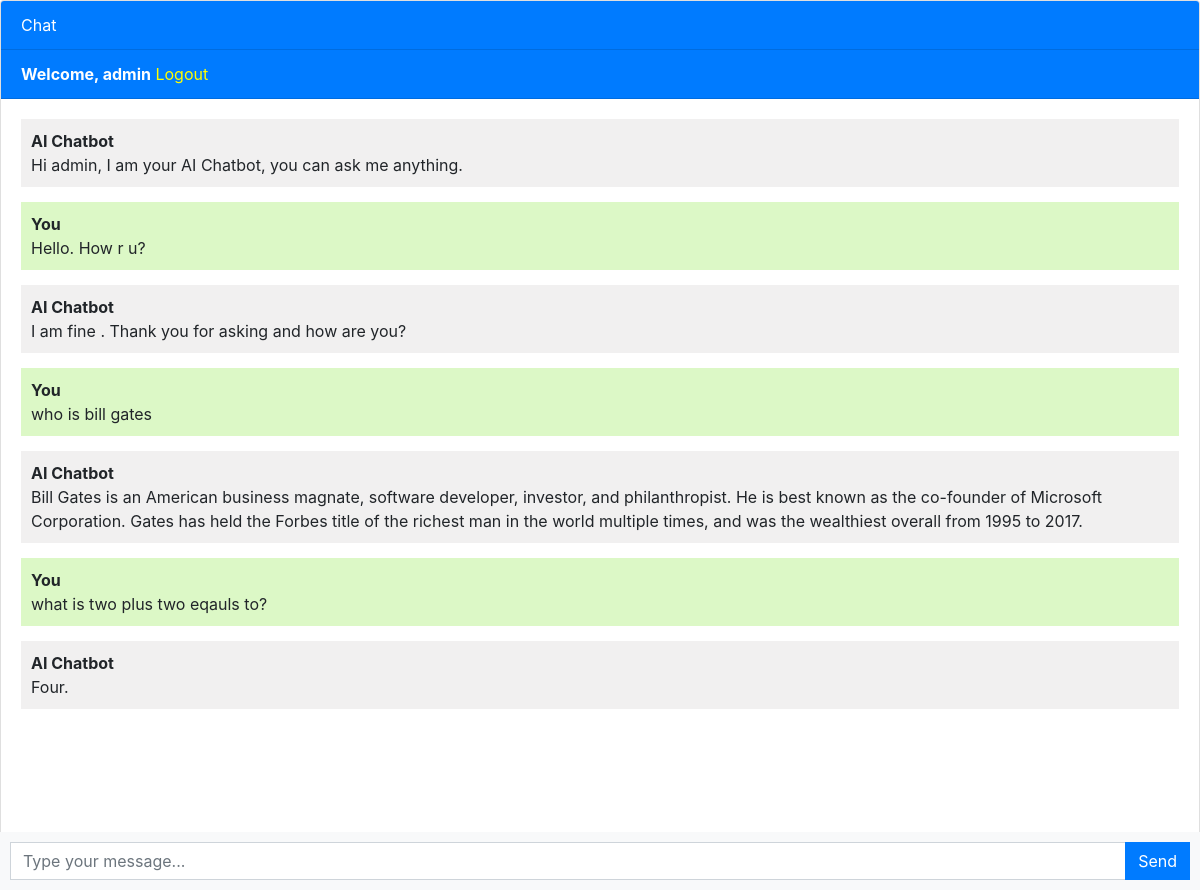
Screenshot of / (signed in) with the database file from the repository.
### chatbot/models.py (models this page shows, shortened)
class Chat(models.Model):
    user = models.ForeignKey(User, on_delete=models.CASCADE)
    message = models.TextField()
    response = models.TextField()
    created_at = models.DateTimeField(auto_now_add=True)

### chatbot/views.py (the view)
# urls.py: path('',include('chatbot.urls')),
def chatbot(request):
    chats = Chat.objects.filter(user = request.user)
    if request.method == 'POST':
        message = request.POST.get('message')
        response = ask_openai(message)
        chat = Chat(user = request.user, message = message, response=response, created_at=timezone.now())
        chat.save()
        return JsonResponse({'message': message, 'response': response})
    return render(request,'chatbot.html',{'chats':chats})

### templates/chatbot.html (shortened to what this page needs)
{% extends 'base.html' %}
{% block content %}
<div class="chat-container">
  <div class="card flex-grow-1">
    <div class="card-header bg-primary text-white">Chat</div>
    {% if user.is_authenticated %}
    <div class="card-header bg-primary text-white">
      <b>Welcome, {{user.username}}</b>
      <a style="color: yellow;" href="{% url 'logout' %}">Logout</a>
    </div>
    {% else %}
    <div class="card-header bg-primary text-white">
      <a style="color: yellow" href="{% url 'login' %}">Login</a>
      <a style="color: yellow;" href="{% url 'register' %}">Register</a>
    </div>
    {% endif %}
    <div class="card-body messages-box">
      <ul class="list-unstyled messages-list">
        <li class="message received">
          <div class="message-text">
            <div class="message-sender">
              <b>AI Chatbot</b>
            </div>
            <div class="message-content">
              Hi {{user.username}}, I am your AI Chatbot, you can ask me anything.
            </div>
          </div>
        </li>
        {% for chat in chats %}
          {% if chat.user == request.user %}
            <li class="message sent">
          <div class="message-text">
            <div class="message-sender">
              <b>You</b>
            </div>
            <div class="message-content">
              {{chat.message}}
            </div>
          </div>
        </li>
        <li class="message received">
          <div class="message-text">
            <div class="message-sender">
              <b>AI Chatbot</b>
            </div>
            <div class="message-content">
              {{chat.response}}
            </div>
          </div>
        </li>
          {% endif %}
        {% endfor %}
      </ul>
    </div>
    <br><br>
    <br><br>
    <br><br>
  </div>
  <form class="message-form">
    <div class="input-group">
      <input type="text" class="form-control message-input" placeholder="Type your message...">
      <div class="input-group-append">
        <button type="submit" class="btn btn-primary btn-send">Send</button>
      </div>
    </div>
  </form>
</div>
{% endblock %}

### templates/base.html (shortened to what this page needs)
<!DOCTYPE html>
<html lang="en">
  <head>
    <link rel="stylesheet" href="https://stackpath.bootstrapcdn.com/bootstrap/4.3.1/css/bootstrap.min.css">
  </head>
  <body>
    {% block content %}{% endblock %}
  </body>
</html>

### templates/chatbot.html (style rules this page uses)
body, html { height: 100%; }
.messages-box { flex: 1; overflow-y: auto; }
.messages-list { padding-left: 0; }
.message { margin-bottom: 15px; list-style: none; }
.message-text { padding: 10px; border-radius: 5px; }
.sent { background-color: #dcf8c6; align-self: flex-end; }
.received { background-color: #f1f0f0; align-self: flex-start; }
.message-form { display: flex; position: fixed; bottom: 0; left: 0; right: 0; padding: 10px; background-color: #f8f9fa; }
.message-input { flex: 1; border-radius: 0; border-right: none; }
.btn-send { border-radius: 0; }
.chat-container { height: 100%; display: flex; flex-direction: column; }

### rows the page displays
Chat: message "Hello. How r u?", response "I am fine . Thank you for asking and how are you?"
Chat: message "who is bill gates", response "Bill Gates is an American business magnate, software developer, investor, and philanthropist. He is best known as the co-founder of Microsoft Corporation. Gates has held the Forbes title of the richest man in the world multiple times, and was the wealthiest overall from 1995 to 2017."
Chat: message "what is two plus two eqauls to?", response "Four."

### other values shown
{{ user.username }} "admin"
